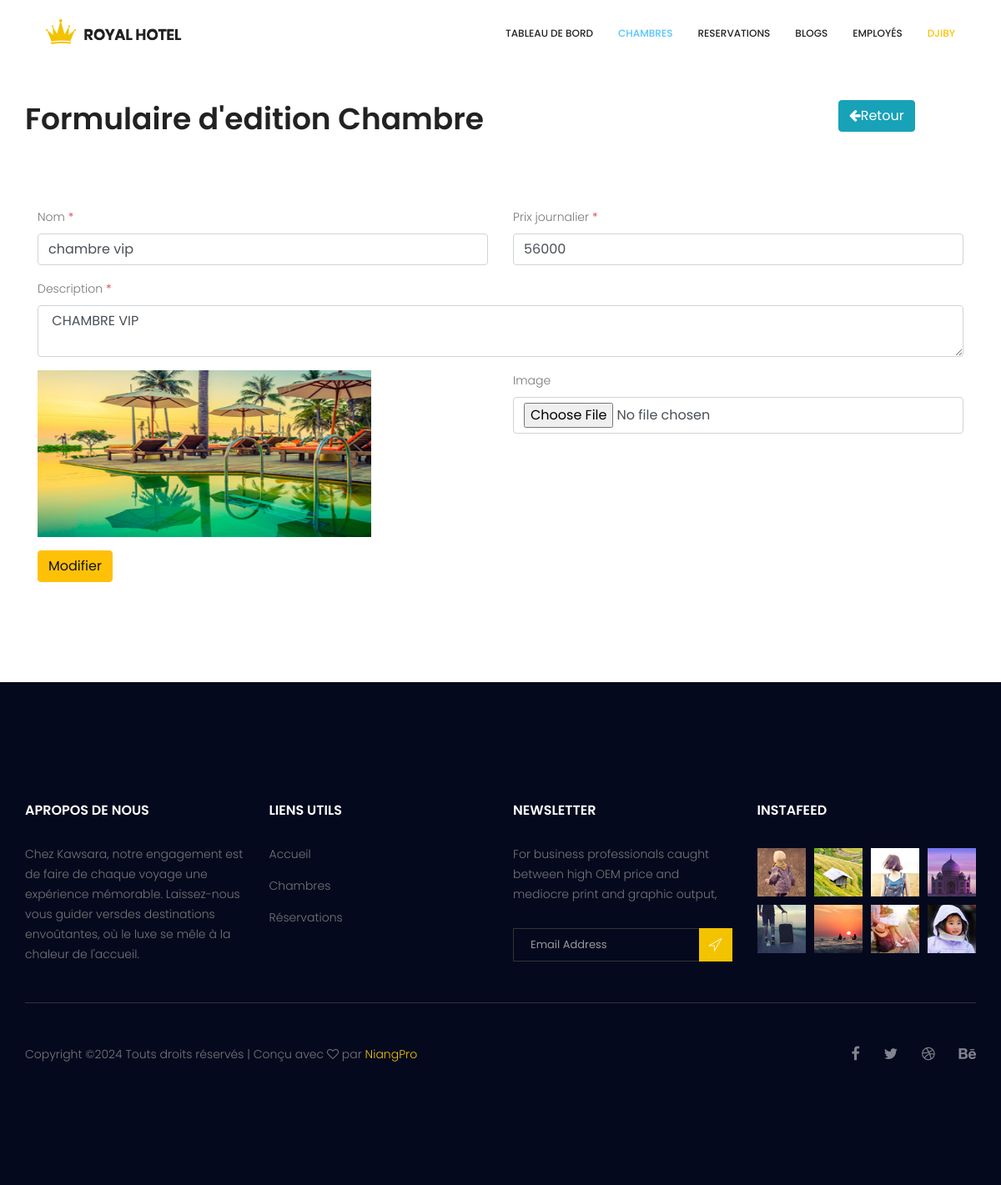
The page /?page=chambreAdmin&type=edit&id=3 (signed in) on the database its author committed.
### tables this page shows
CREATE TABLE `chambres` (
  `id` int(11) NOT NULL,
  `nom` varchar(255) NOT NULL,
  `prix` double NOT NULL,
  `description` text NOT NULL,
  `image` varchar(255) NOT NULL,
  `statut` int(11) NOT NULL DEFAULT 0
);

### models/database.php (called while the page is built, shortened)
<?php
try {
    $db = new PDO("mysql:host=localhost;dbname=kawsara", "root", "");
} catch (PDOException $th) {
    setMessage($th->getMessage(), "danger");
}
function avoirUneChambre($id)
{
    global $db;
    try {
        $q = $db->prepare("SELECT * FROM chambres WHERE id =:id");
        $q->execute(["id" => $id]);
        return $q->fetch(PDO::FETCH_OBJ);
    } catch (PDOException $th) {
        setMessage($th->getMessage(), "danger");
    }
}

### views/ajoutChambre.php (the view, shortened to what this page needs)
<section class="accomodation_area section_gap">
    <div class="container">
        <div class="section_title row">
            <h2 class="title_color col-md-10">Formulaire d'<?= $_GET["type"] == 'edit' ? 'edition' : 'ajout' ?> Chambre</h2>
            <div class="col-md-2">
                <a href="?page=chambreAdmin" class="btn btn-info"><i class="fa fa-arrow-left"></i>Retour</a>
            </div>
        </div>
        <form action="" class="container" method="post" enctype="multipart/form-data">
            <div class="row">
                <div class="form-group col-md-6">
                    <label for="">Nom <span class="text-danger">*</span></label>
                    <input type="text" name="nom" value="<?= isset($c) ? $c->nom : '' ?>" required class="form-control">
                </div>
                <div class="form-group col-md-6">
                    <label for="">Prix journalier <span class="text-danger">*</span></label>
                    <input type="number" min="0" value="<?= isset($c) ? $c->prix : '' ?>" step="5" name="prix" required class="form-control">
                </div>
                <div class="form-group col-md-<?= isset($c) ? '12' : '6' ?>">
                    <label for="">Description <span class="text-danger">*</span></label>
                    <textarea name="description" class="form-control" required> <?= isset($c) ? $c->description : '' ?>
                    </textarea>
                </div>
                <?php if (isset($c)) : ?>
                    <div class="col-md-6">
                        <img src="images/<?= $c->image ?>" id="img_cible" width="400" height="200" alt="">
                    </div>
                <?php endif; ?>
                <div class="form-group col-md-6">
                    <label for="">Image <?php if (!isset($c)) : ?> <span class="text-danger">*</span> <?php endif; ?></label>
                    <input type="file" id="img" name="image" <?= !isset($c) ? 'required' : '' ?> class="form-control">
                </div>
            </div>
            <?php if ($_GET['type'] == "edit") : ?>
                <button class="btn btn-warning mt-3" type="submit" name="modifier">Modifier</button>
            <?php else : ?>
                <button class="btn btn-success" type="submit" name="ajouter">Ajouter</button>
            <?php endif; ?>
        </form>
    </div>
</section>

### assets/css/style.css (style rules this page uses)
a { text-decoration: none; -webkit-transition: all 0.3s ease-in-out; -o-transition: all 0.3s ease-in-out; transition: all 0.3s ease-in-out; }
body { line-height: 24px; font-size: 14px; font-family: "Poppins", sans-serif; font-weight: 300; color: #777777; }
section { background: #fff; }
h1, h2, h3, h4, h5, h6 { font-family: "Poppins", sans-serif; font-weight: 600; }
@media (min-width: 1200px) { .container { max-width: 1170px; } }
.section_gap { padding: 120px 0; }
.section_title { margin-bottom: 75px; }
.section_title h2 { font-size: 36px; line-height: 45px; font-weight: 600; }
.title_color { color: #222222; }
h2 { font-size: 30px; }
h1, h2, h3, h4, h5, h6 { line-height: 1.5em; }

### rows shown on the page
chambres: nom "chambre vip", prix "56000", description "CHAMBRE VIP", image (picture)

### other values the page prints
$_SESSION["user"]->prenom "DJIBY"
